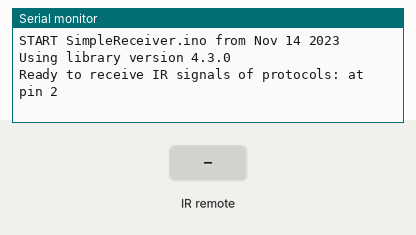
This sketch was run on a simulated Arduino Uno, built with avr-gcc and run on an emulated ATmega328P. Parts: the last lines printed to the serial monitor. Inputs (shaded band) come from the test bench.

Above: at 1.2 s.
1.3 s: infrared code 0x10 received
At 2.5 s:
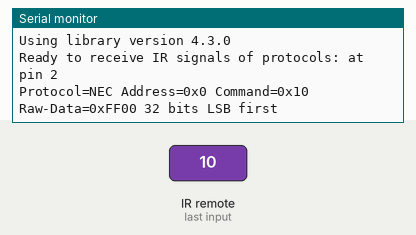
2.8 s: infrared code 0x11 received
At 3.7 s:
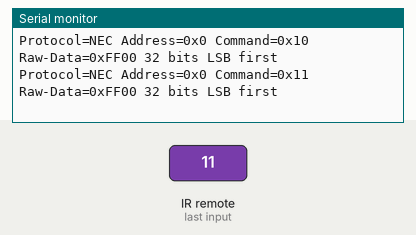

The sketch:

SimpleReceiver.ino
```cpp
// (licence header left out)
#include <Arduino.h>

/*
 * Specify which protocol(s) should be used for decoding.
 * If no protocol is defined, all protocols (except Bang&Olufsen) are active.
 * This must be done before the #include <IRremote.hpp>
 */
// #define DECODE_DENON        // Includes Sharp
// #define DECODE_JVC
// #define DECODE_KASEIKYO
// #define DECODE_PANASONIC    // alias for DECODE_KASEIKYO
// #define DECODE_LG
#define DECODE_NEC  // Includes Apple and Onkyo. To enable all protocols , just comment/disable this line.
// #define DECODE_SAMSUNG
// #define DECODE_SONY
// #define DECODE_RC5
// #define DECODE_RC6

// #define DECODE_BOSEWAVE
// #define DECODE_LEGO_PF
// #define DECODE_MAGIQUEST
// #define DECODE_WHYNTER
// #define DECODE_FAST

// #define DECODE_DISTANCE_WIDTH // Universal decoder for pulse distance width protocols
// #define DECODE_HASH         // special decoder for all protocols

// #define DECODE_BEO          // This protocol must always be enabled manually, i.e. it is NOT enabled if no protocol
// is defined. It prevents decoding of SONY!

// #define DEBUG               // Activate this for lots of lovely debug output from the decoders.

// #define RAW_BUFFER_LENGTH  750 // For air condition remotes it requires 750. Default is 200.

/*
 * This include defines the actual pin number for pins like IR_RECEIVE_PIN, IR_SEND_PIN for many different boards and
 * architectures
 */
#include <IRremote.hpp>  // include the library

#define IR_RECEIVE_PIN 2

void setup() {
    Serial.begin(115200);
    while (!Serial);  // Wait for Serial to become available. Is optimized away for some cores.

    // Just to know which program is running on my Arduino
    Serial.println(F("START " __FILE__ " from " __DATE__ "\r\nUsing library version " VERSION_IRREMOTE));

    // Start the receiver and if not 3. parameter specified, take LED_BUILTIN pin from the internal boards definition as
    // default feedback LED
    IrReceiver.begin(IR_RECEIVE_PIN, ENABLE_LED_FEEDBACK);

    Serial.print(F("Ready to receive IR signals of protocols: "));
    printActiveIRProtocols(&Serial);
    Serial.print("at pin ");
    Serial.println(IR_RECEIVE_PIN);
}

void loop() {
    /*
     * Check if received data is available and if yes, try to decode it.
     * Decoded result is in the IrReceiver.decodedIRData structure.
     *
     * E.g. command is in IrReceiver.decodedIRData.command
     * address is in command is in IrReceiver.decodedIRData.address
     * and up to 32 bit raw data in IrReceiver.decodedIRData.decodedRawData
     */
    if (IrReceiver.decode()) {
        /*
         * Print a summary of received data
         */
        if (IrReceiver.decodedIRData.protocol == UNKNOWN) {
            Serial.println(F("Received noise or an unknown (or not yet enabled) protocol"));
            // We have an unknown protocol here, print extended info
            IrReceiver.printIRResultRawFormatted(&Serial, true);
            IrReceiver.resume();  // Do it here, to preserve raw data for printing with printIRResultRawFormatted()
        } else {
            IrReceiver.resume();  // Early enable receiving of the next IR frame
            IrReceiver.printIRResultShort(&Serial);
            IrReceiver.printIRSendUsage(&Serial);
        }
        Serial.println();

        /*
         * Finally, check the received data and perform actions according to the received command
         */
        if (IrReceiver.decodedIRData.command == 0x10) {
            // do something
        } else if (IrReceiver.decodedIRData.command == 0x11) {
            // do something else
        }
    }
}
```

Measured:
- after the input at 1.3 s, the serial monitor: prints a new line at once (image 1)
- after the input at 2.8 s, the serial monitor: prints a new line at once (image 2)
